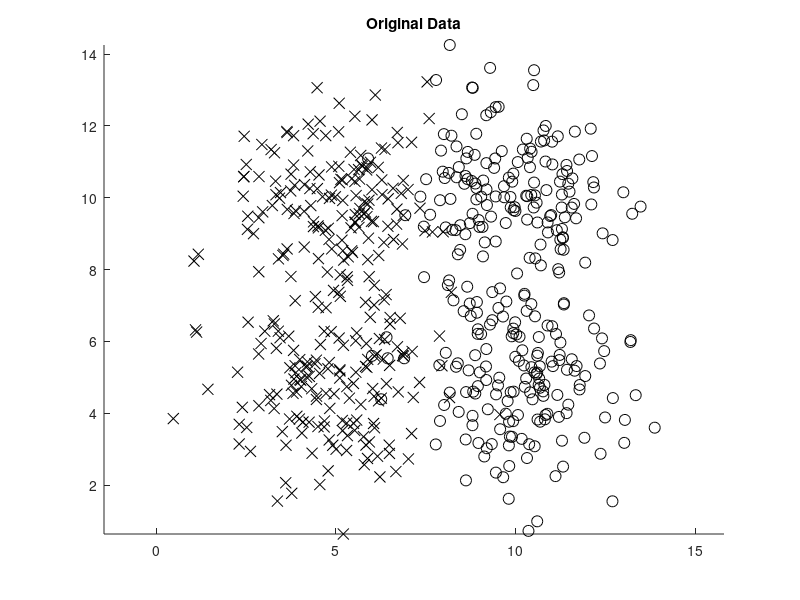

Here is the MATLAB script that generated this plot: (Note: this script raises an error after producing the figure.)
clear
addpath(genpath('.'));
%%%%%%%%%%%%%%%%%%%%%%%%%%%%%%%%%%%%%%%%%%%%%%%%%%%%%%%%%%%%%%%%%

%%%% Generate dataset %%%%
randn('seed',5);
n=150;

mu = [5 5];
SIGMA = [2 0; 0 2];
r1 = mvnrnd(mu,SIGMA,n);
  
mu = [10 5];
SIGMA = [2 0; 0 2];
r2 = mvnrnd(mu,SIGMA,n);
  
mu = [5 10];
SIGMA = [2 0; 0 2];
r3 = mvnrnd(mu,SIGMA,n);
  
mu = [10 10];
SIGMA = [2 0; 0 2];
r4 = mvnrnd(mu,SIGMA,n);

x=[r1; r2; r3; r4];
y=[ones(n,1); ones(n,1)*2; ones(n,1); ones(n,1)*2];  

c=2;
b=5;

%%%% Show dataset %%%%
figure();hold on;
idx=find(y==1);plot(x(idx,1),x(idx,2),'kx','markersize',8);
idx=find(y==2);plot(x(idx,1),x(idx,2),'ko','markersize',8);
title('Original Data');
axis equal tight

%%%% Run PFCM with a Euclidean distance %%%%

[gamma g0]=getGamma(x,c,'distance','sqEuclidean'); % Find gamma parameter
[P,U,g,S,J,t,errMin] = pfcm(x,c,'gamma',gamma,'a',0.5,'b',b,'distance','sqEuclidean');

clust=sign(P-repmat(max(P')',1,c))+1; % get hard partition
clust=clust(:,2)*2+clust(:,1);

figure();hold on; % visualization
idx=find(clust==1);plot(x(idx,1),x(idx,2),'kx','markersize',8);
idx=find(clust==2);plot(x(idx,1),x(idx,2),'ko','markersize',8);
title('PFCM-eucl hard partition');
axis equal tight

%%%% Run PFCM with a Mahalanobis distance %%%%

[gamma g0]=getGamma(x,c,'distance','Mahalanobis'); % Find gamma parameter

Jmin=Inf; % Run 10 times PFCM, take the minimum value
for iexp=1:10
    [P,U,g,S,J,t,errMin] = pfcm(x,c,'gamma',gamma,'a',0.5,'b',b,'distance','Mahalanobis');
    if Jmin>J
        Jmin=J;
        Pmin=P;
    end
end
P=Pmin;

clust=sign(P-repmat(max(P')',1,c))+1; % get hard partition
clust=clust(:,2)*2+clust(:,1);

figure();hold on; % visualization
idx=find(clust==1);plot(x(idx,1),x(idx,2),'kx','markersize',8);
idx=find(clust==2);plot(x(idx,1),x(idx,2),'ko','markersize',8);
title('PFCM-mah hard partition');
axis equal tight


%%%% Run SPFCM with a Mahalanobis distance %%%%

% Create 10 constraints
nbConst=10;
s = RandStream('mt19937ar','Seed',2);
idconst=randperm(s,length(y));
idconst=idconst(1:nbConst);
pconst=zeros(nbConst,c);
for k=1:c
  pconst(find(y(idconst)==k),k)=1;
end
const=[idconst' pconst];


Jmin=Inf; % Run 10 times SPFCM, take the minimum value
for iexp=1:10
  [P,U,g,S,J,t,errMin] = spfcm(x,c,const,'gamma',gamma,'a',0.5,'b',b,'distance','Mahalanobis','coef',1);
  if Jmin>J
    Jmin=J;
    Pmin=P;
  end
end
P=Pmin;

clust=sign(P-repmat(max(P')',1,c))+1; % get hard partition
clust=clust(:,2)*2+clust(:,1);

figure();hold on; % visualization
idx=find(clust==1);plot(x(idx,1),x(idx,2),'kx','markersize',8);
idx=find(clust==2);plot(x(idx,1),x(idx,2),'ko','markersize',8);
title('SPFCM-mah hard partition');
axis equal tight


